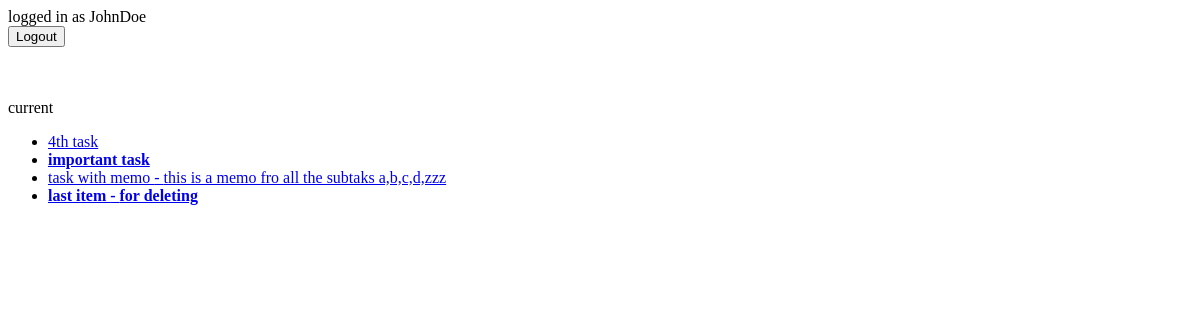
/current/ (signed in), run on an earlier commit of the app's database.
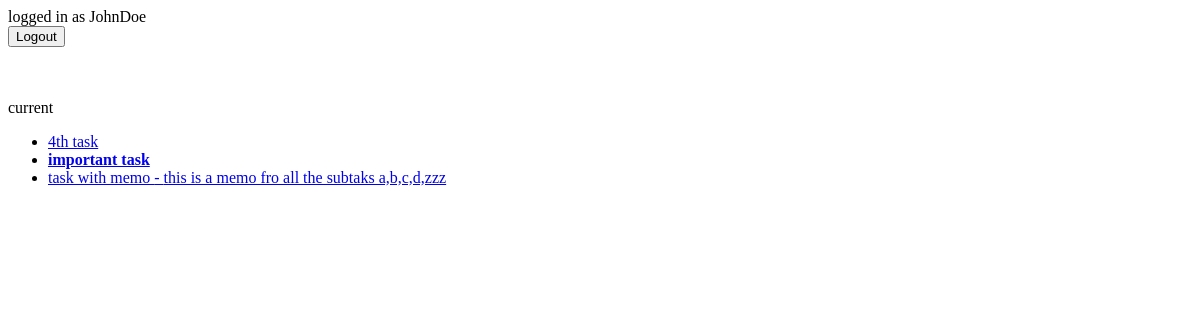
And on a later commit of the database.
### todo/models.py (models this page shows)
class Todo(models.Model):
    title = models.CharField(max_length=100)
    memo = models.TextField(blank=True)
    created = models.DateTimeField(auto_now_add=True)
    dateCompleted = models.DateTimeField(null=True, blank=True)
    important = models.BooleanField(default=False)
    user = models.ForeignKey(User, on_delete= models.CASCADE)

### todo/views.py (the view)
# urls.py: path('current/', views.currenttodos, name='currenttodos'),
def currenttodos(request):
    todos = Todo.objects.filter(
        user = request.user,
        dateCompleted__isnull=True
        )
    return render(request,'todo/currenttodos.html',{'todos':todos})

### todo/templates/todo/currenttodos.html
{% extends 'todo/base.html' %}
{% block content %}
current
<ul>
    {% for todo in todos %}
        <li>
            <a href="{% url 'viewtodo' todo.id %}">
            {% if todo.important %}<b>{% endif %}
            {{ todo.title }}
            {% if todo.memo %} - {{todo.memo}}{% endif %}
            {% if todo.important %}</b>{% endif %}
            </a>
        </li>
    {% endfor %}
</ul>
{% endblock content %}

### todo/templates/todo/base.html (shortened to what this page needs)
{% if user.is_authenticated %}
    logged in as {{user.username}}
    <form action="{% url 'logoutuser' %}" method="post">
        <button type="submit">Logout</button>
    </form>
{% else %}
    <a href="{% url 'loginuser' %}">Login</a>
    <a href="{% url 'signupuser' %}">Sign up</a>
{% endif %}
{% block content %}
{% endblock content %}

What changed in the data, as far as the page shows it:
removed Todo: title "last item", memo "for deleting"
